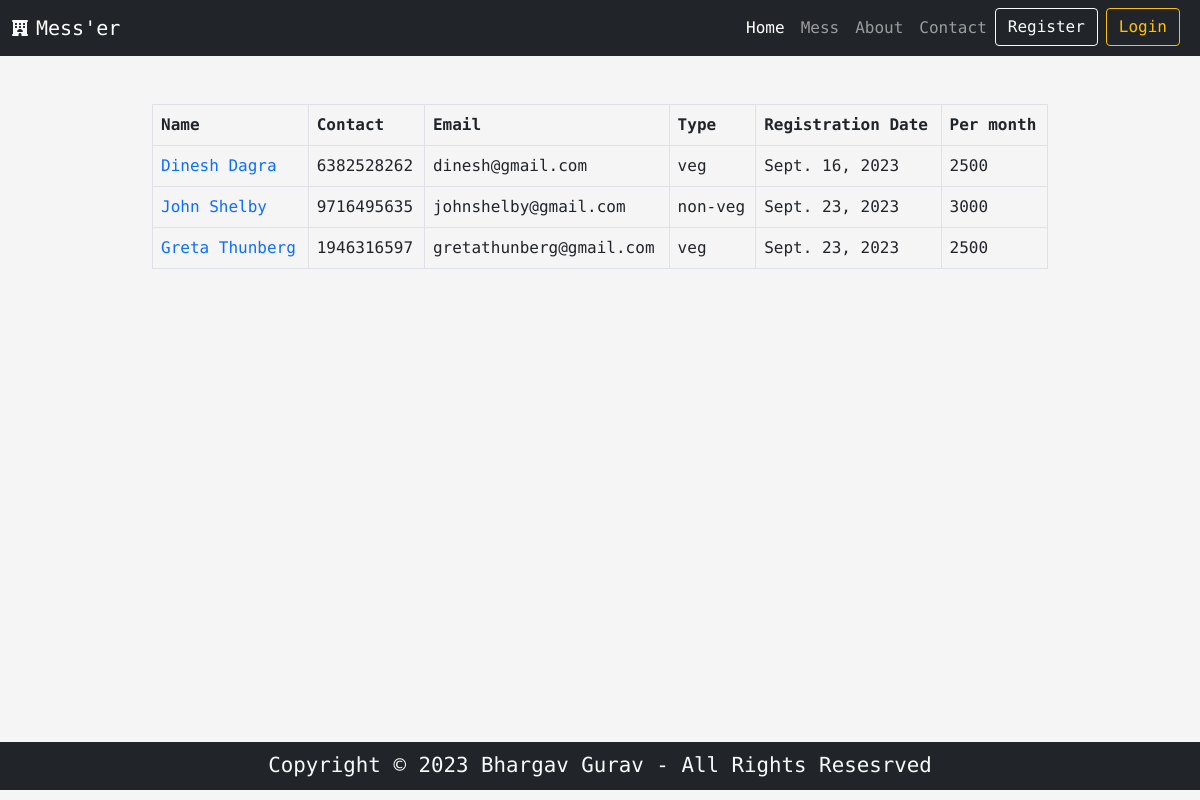
The page /customers/8 on the database its author committed.
### App/models.py (models this page shows, shortened)
class Customer(models.Model):
    mess = models.ForeignKey(MessOwner, on_delete=models.CASCADE)
    full_name = models.CharField(max_length=50)
    email = models.EmailField(max_length=254)
    registration = models.DateField()
    contact = models.CharField(max_length=15)
    type = models.CharField(max_length=10)
    per_month = models.IntegerField()

### App/views.py (the view)
# urls.py: path('customers/<str:id>', views.customers, name='customers'),
@cache_control(no_store=True, must_revalidade=True, no_cache=True)
def customers(request, id):
    context = {}
    requestUser = User.objects.get(id=id)
    owner = MessOwner.objects.filter(user=requestUser).first()
    customers = Customer.objects.filter(mess=owner)
    context['data'] = customers
    return render(request, 'customers.html', context)

### App/templates/customers.html (shortened to what this page needs)
{% extends 'base.html' %}
{% block page-data %}
<div class="container-fluid" id="customer-box">
    <div class="row d-flex justify-content-center p-5">
        <div class="col-lg-10" id="customer-table">
            {% if data|length >= 1 %}
            <table class="table table-bordered" id='customer'>
                <thead class="fw-bold">
                    <tr>
                        <td>Name</td>
                        <td>Contact</td>
                        <td>Email</td>
                        <td>Type</td>
                        <td>Registration Date</td>
                        <td>Per month</td>
                    </tr>
                </thead>
                <tbody>
                    {% for i in data %}
                    <tr>
                        <td><a  href="/attendance/{{i.id}}" style="text-decoration: none;">{{ i.full_name }}</a>
                        <td>{{ i.contact }}</td>
                        <td>{{ i.email }}</td>
                        <td>{{ i.type }}</td>
                        <td>{{ i.registration }}</td>
                        <td>{{ i.per_month }}</td>
                    </tr>
                    {% endfor %}
                </tbody>
            </table>
            {% else %}
                    <div class="d-flex justify-content-center align-items-center">
                        <h2 class="text-danger">No registered customers yet.</h2>
                    </div>
                {% endif %}
        </div>
    </div>
</div>
{% endblock %}

### App/static/css/style.css (style rules this page uses)
* { padding: 0; margin: 0; box-sizing: border-box; text-decoration: none; font-family: 'Roboto Mono', monospace; }
body { background-color: whitesmoke; }
#customer-box { min-height: 85.8vh; }
#customer-table { overflow-x: scroll; }

### rows shown on the page
Customer: full_name "Dinesh Dagra", contact "6382528262", email "dinesh@gmail.com", type "veg", registration "Sept. 16, 2023", per_month "2500"
Customer: full_name "John Shelby", contact "9716495635", email "johnshelby@gmail.com", type "non-veg", registration "Sept. 23, 2023", per_month "3000"
Customer: full_name "Greta Thunberg", contact "1946316597", email "gretathunberg@gmail.com", type "veg", registration "Sept. 23, 2023", per_month "2500"
